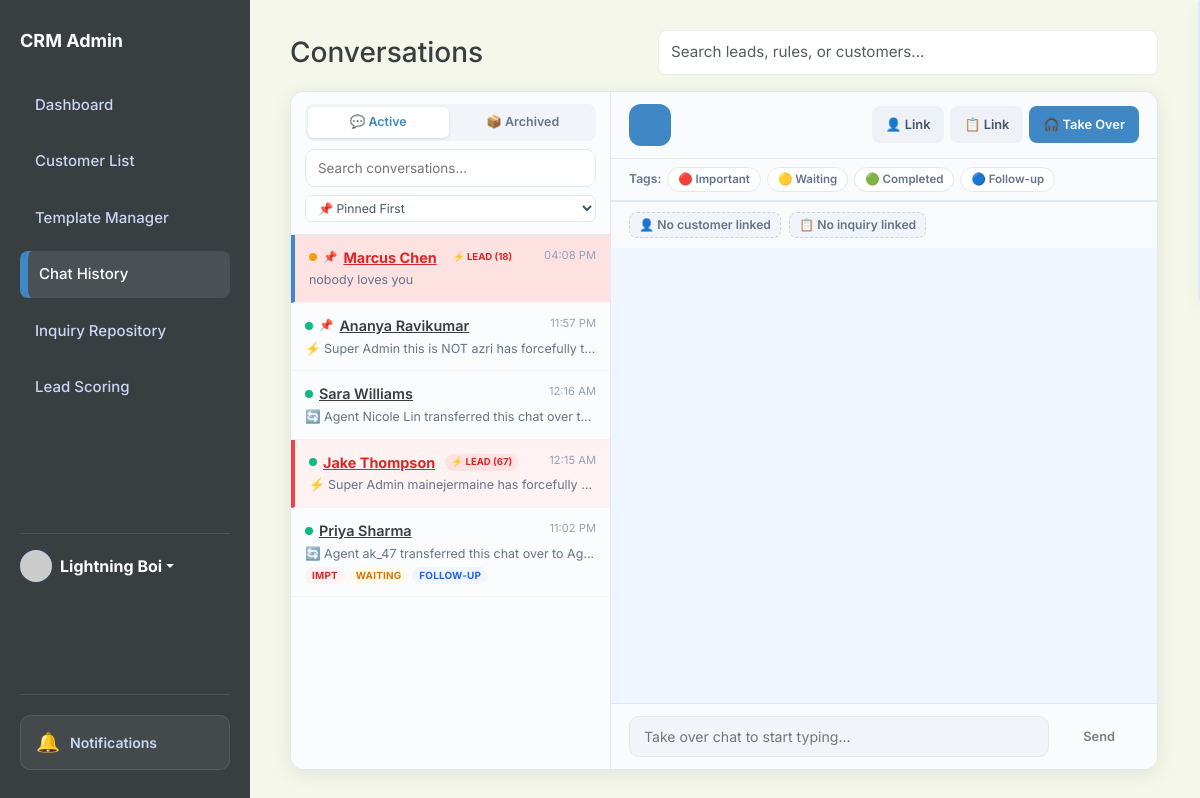
Page /history (signed in) on the earlier database version.
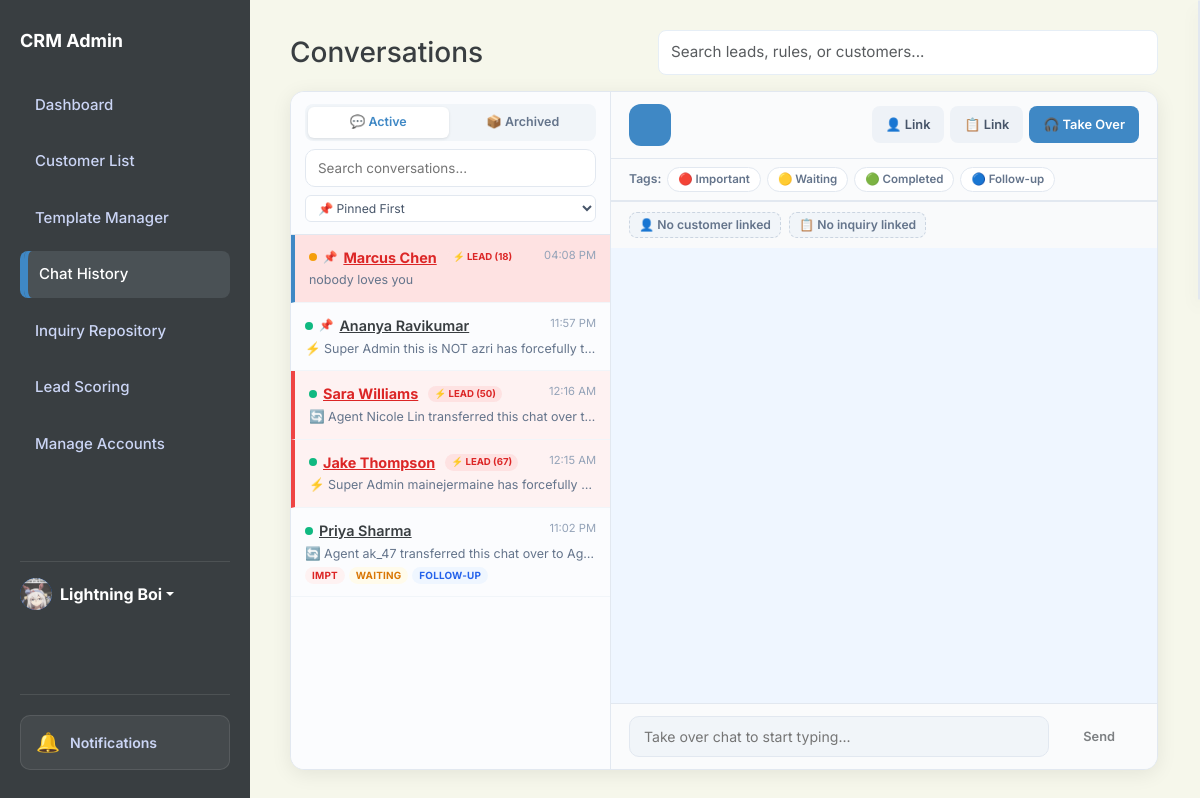
Same page on the later database version.
### app.py (models this page shows, shortened)
class ChatSession(db.Model):
    id = db.Column(db.Integer, primary_key=True)
    visitor_name = db.Column(db.String(100), nullable=False)
    visitor_email = db.Column(db.String(120))
    status = db.Column(db.String(20), default='bot')  # bot, agent_active, closed
    linked_customer_id = db.Column(db.Integer, db.ForeignKey('customer.id'), nullable=True)
    linked_inquiry_id = db.Column(db.Integer, db.ForeignKey('inquiry.id'), nullable=True)
    created_at = db.Column(db.String(50))
    updated_at = db.Column(db.String(50))
    tags = db.Column(db.String(200), default='')  # comma-separated: impt,waiting,completed
    archived = db.Column(db.Boolean, default=False)
    pinned = db.Column(db.Boolean, default=False)
    assigned_agent_id = db.Column(db.Integer, db.ForeignKey('user.id'), nullable=True)
    requested_agent_id = db.Column(db.Integer, db.ForeignKey('user.id'), nullable=True)
    transfer_status = db.Column(db.String(20), default='none')  # none, pending
    chat_messages = db.relationship('ChatMessage', backref='session', cascade="all, delete-orphan", order_by='ChatMessage.id')
    linked_customer = db.relationship('Customer', backref='chat_sessions')
    linked_inquiry = db.relationship('Inquiry', backref='chat_sessions')
    assigned_agent = db.relationship('User', foreign_keys=[assigned_agent_id], backref='assigned_chats')
    requested_agent = db.relationship('User', foreign_keys=[requested_agent_id], backref='requested_chats')

class User(db.Model):
    id = db.Column(db.Integer, primary_key=True)
    username = db.Column(db.String(80), unique=True, nullable=False)
    password = db.Column(db.String(200), nullable=False)
    name = db.Column(db.String(100), default='Admin')
    bio = db.Column(db.Text, default='')
    profile_picture = db.Column(db.String(200), default='https://ui-avatars.com/api/?name=Admin&background=random')
    role = db.Column(db.String(20), default='agent') # super_admin, agent
    preferences = db.Column(db.Text, default='{}') # Stores dashboard layout/stats as JSON

class ChatMessage(db.Model):
    id = db.Column(db.Integer, primary_key=True)
    session_id = db.Column(db.Integer, db.ForeignKey('chat_session.id'), nullable=False)
    sender_type = db.Column(db.String(20), nullable=False)  # customer, bot, agent, system
    sender_name = db.Column(db.String(100))
    text = db.Column(db.Text, nullable=False)
    timestamp = db.Column(db.String(50))

### app.py (the view)
@app.route('/history')
def history():
    view = request.args.get('view', 'active')  # active or archived
    if view == 'archived':
        sessions = ChatSession.query.filter_by(archived=True).order_by(ChatSession.pinned.desc(), ChatSession.id.desc()).all()
    else:
        sessions = ChatSession.query.filter_by(archived=False).order_by(ChatSession.pinned.desc(), ChatSession.id.desc()).all()
    customers_list = Customer.query.all()
    inquiries_list = Inquiry.query.all()
    rules = Rule.query.filter_by(active=True).all()
    for s in sessions:
        score = calculate_session_score(s)
        s.is_lead = (score > 0)
        s.calculated_score = score
    keywords = []
    for r in rules:
        for kw in r.keywords.split(','):
            kw = kw.strip()
            if kw:
                keywords.append(kw.lower())
    user_role = session.get('user_role', 'agent')
    users_list = User.query.all()
    return render_template('chat-history.html',
                           sessions=sessions,
                           customers=customers_list,
                           inquiries=inquiries_list,
                           users=users_list,
                           rule_keywords=keywords,
                           current_view=view,
                           user_role=user_role)

### app.py (called while the page is built)
@app.context_processor
def inject_search_data():
    customers = Customer.query.all()
    inquiries = Inquiry.query.all()
    rules = Rule.query.all()
    templates = AutoReplyTemplate.query.all()
    faqs = FAQ.query.all()
    search_seed = []
    for c in customers:
        search_seed.append({"display": c.name, "category": "Customer", "page": "/customers"})
    for i in inquiries:
        search_seed.append({"display": f"Inquiry: {i.customer}", "category": "Inquiry", "page": f"/inquiry/{i.id}"})
    for r in rules:
        search_seed.append({"display": r.name, "category": "Rule", "page": "/scoring"})
    for t in templates:
        search_seed.append({"display": t.title, "category": "Template", "page": "/templates-manager"})
    for f in faqs:
        search_seed.append({"display": f.question, "category": "FAQ", "page": "/templates-manager"})
    return dict(search_seed=search_seed)

### templates/chat-history.html (shortened to what the changed rows need)
<!DOCTYPE html>
<html lang="en">
<head>
    <link href="https://cdn.jsdelivr.net/npm/bootstrap@5.3.0/dist/css/bootstrap.min.css" rel="stylesheet">
    <link rel="stylesheet" href="{{ url_for('static', filename='style.css') }}">
</head>
<body id="page-history">
    <aside class="sidebar">
        <h2>CRM Admin</h2>
        <a href="/dashboard" class="nav-link nav-dashboard">Dashboard</a>
        <a href="/customers" class="nav-link nav-customers">Customer List</a>
        <a href="/templates-manager" class="nav-link nav-templates">Template Manager</a>
        <a href="/history" class="nav-link nav-history active">Chat History</a>
        <a href="/repository" class="nav-link nav-repository">Inquiry Repository</a>
        <a href="/scoring" class="nav-link nav-scoring">Lead Scoring</a>
        {% if session.get('user_role') == 'super_admin' %}
        <a href="/admin/create-account" class="nav-link nav-admin">Manage Accounts</a>
        {% endif %}
        <div class="mt-auto pt-3 border-top border-secondary" style="border-color: rgba(255,255,255,0.1) !important;">
            <div class="dropdown">
                <a href="#" class="d-flex align-items-center text-white text-decoration-none dropdown-toggle"
                    id="dropdownUser1" data-bs-toggle="dropdown" aria-expanded="false">
                    <div class="avatar-circle bg-primary text-white me-2"
                        style="width: 32px; height: 32px; font-size: 14px; display:flex; align-items:center; justify-content:center; border-radius:50%; overflow:hidden;">
                        {% if session.get('user_pic') and 'http' in session.get('user_pic') %}
                        <img src="{{ session.get('user_pic') }}" alt="User"
                            style="width:100%; height:100%; object-fit:cover;">
                        {% elif session.get('user_pic') %}
                        <img src="{{ url_for('static', filename='uploads/' + session.get('user_pic')) }}" alt="User"
                            style="width:100%; height:100%; object-fit:cover;">
                        {% else %}
                        {{ session.get('user_name', 'Admin')[0] | upper }}
                        {% endif %}
                    </div>
                    <strong>{{ session.get('user_name', 'Admin') }}</strong>
                </a>
            </div>
        </div>
    </aside>
    <main class="main">
        <div class="d-flex justify-content-between align-items-center mb-3">
            <h1 class="h3 mb-0">Conversations</h1>
        </div>
        <div class="chat-page-container">
            <div class="chat-list-panel">
                <div class="chat-list-scroll" id="chatListScroll">
                    {% for s in sessions %}
                    <div class="chat-list-item {% if loop.first %}active{% endif %} {% if s.is_lead %}has-keyword-match{% endif %}"
                        data-session-id="{{ s.id }}" data-name="{{ s.visitor_name }}"
                        data-pinned="{{ 'true' if s.pinned else 'false' }}" data-tags="{{ s.tags or '' }}"
                        data-status="{{ s.status }}" onclick="selectChat({{ s.id }})">
                        <div class="chat-time">
                            {% if s.chat_messages %}{{ s.chat_messages[-1].timestamp }}{% endif %}
                        </div>
                        <div class="chat-name">
                            <span
                                class="chat-status-dot {% if s.status == 'bot' %}dot-bot{% elif s.status == 'agent_active' %}dot-agent{% else %}dot-closed{% endif %}"></span>
                            <span class="name-text"
                                onclick="event.stopPropagation(); window.location.href='/visitor-profile/{{ s.id }}'"
                                style="cursor:pointer; text-decoration:underline;">{{ s.visitor_name }}</span>
                            {% if s.is_lead %}
                            <span class="keyword-flag"> ⚡ Lead ({{ s.calculated_score | int }})</span>
                            {% endif %}
                        </div>
                        <div class="chat-preview">
                            {% if s.chat_messages %}{{ s.chat_messages[-1].text[:55] }}{% endif %}
                        </div>
                    </div>
                    {% endfor %}
                </div>
            </div>
        </div>
    </main>
</body>
</html>

Differences in the rows shown:
changed User "Lightning Boi": role "agent" → "super_admin" (drawn); profile_picture: picture added
shown differently, row unchanged: ChatSession "Sara Williams": calculated_score (not shown) → "50"
Other differences:
text now shown: "Manage Accounts"
